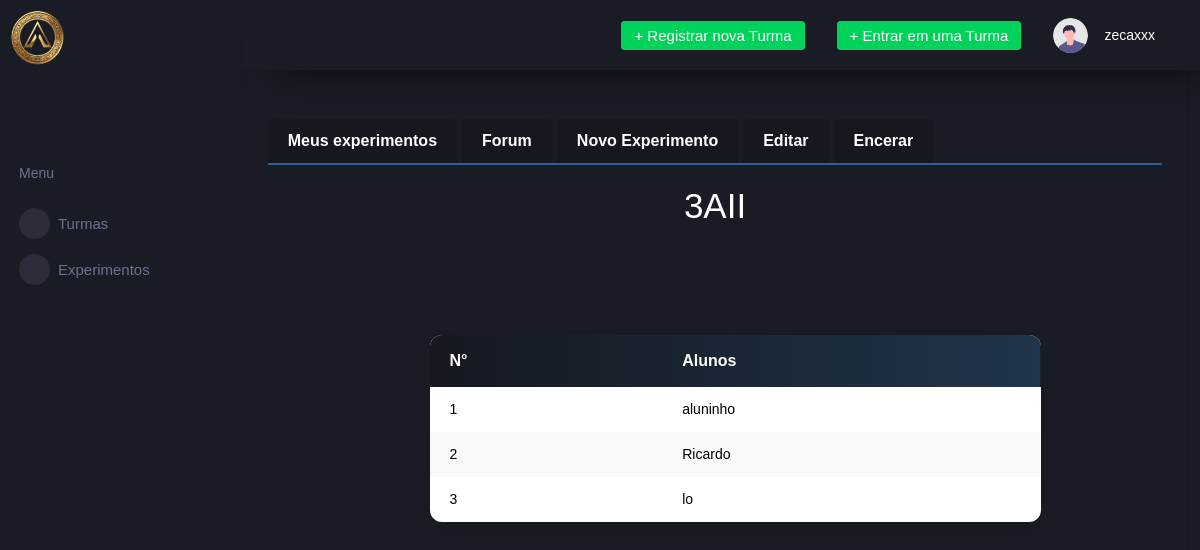
/turma/detail/2 (signed in), run on the app's committed database.
### turmas/models.py (models this page shows, shortened)
class Turma(models.Model):
    nome = models.CharField(max_length=100)
    codigo = models.CharField(max_length=10, blank=True, null=True, unique=True)
    matricula = models.ManyToManyField(Usuario, through='UsuarioTurma')

### usuario/models.py (models this page shows)
class Usuario(User):
    def __str__(self):
        return self.username

### turmas/views.py (the view)
# urls.py: path("detail/<int:turma_id>", views.detail, name='detalhes_turma'),
def detail(request, turma_id):
    turma = get_object_or_404(Turma, id=turma_id)
    usuario_turma = UsuarioTurma.objects.filter(usuario=request.user, turma=turma).first()
    usuarios = buscar_usuarios_grupo_em_turma(turma_id)
    return render(request, 'turtem/detail.html', {'turma': turma, 'usuario_turma': usuario_turma, 'usuarios': usuarios})

### turmas/views.py (called while the page is built)
def buscar_usuarios_grupo_em_turma(turma_id, grupo_nome='aluno'):
    grupo = Group.objects.get(name=grupo_nome)
    usuarios_no_grupo = Usuario.objects.filter(groups=grupo)
    usuarios_na_turma = usuarios_no_grupo.filter(usuarioturma__turma_id=turma_id).distinct()
    return usuarios_na_turma

### templates/turtem/detail.html (shortened to what this page needs)
{% extends "turtem/base.html" %}
{% load permission_tags %}
{% load static %}
{% block conteudo %}
<link rel="stylesheet" href="{% static 'meu_css/aba.css' %}">
<link rel="stylesheet" href="{% static 'meu_css/table.css' %}">
<div class="tabs-container">
    <ul class="tabs">
        <li class="tab-link active"><a href="/sistema/read/{{ turma.id }}">Meus experimentos</a>
        </li>
        <li class="tab-link" ><a href="/bate_papo/read/{{turma.id}}">Forum</a>
        </li>
        {% if user|has_role:'professor' %}
        <li class="tab-link" ><a href="/sistema/add/{{ usuario_turma.id }}">Novo Experimento</a>
        </li>
        <li class="tab-link" ><a href="/turma/update/{{ turma.id }}">Editar</a>
        </li>
        <li class="tab-link" ><a href="/turma/confdelete/{{ turma.id }}">Encerar</a>
        </li>
        {% endif %}
    </ul>
<h1 style="text-align: center;">{{ turma.nome }}</h1>
<ul>
    <div class="main-panel">
        <div class="table-container">
            <table class="student-table">
                <thead>
                    <tr>
                        <th style="color: white;">N°</th>
                        <th style="color: white;">Alunos</th>
                    </tr>
                </thead>
                <tbody>
                    {% if usuarios %}
                        {% for usuario in usuarios %}
                            <tr>
                                <td style="color: black;">{{ forloop.counter }}</td>
                                <td style="color: black;">{{ usuario.username }}</td>
                            </tr>
                        {% endfor %}
                    {% else %}
                        <tr>
                            <td colspan="2" style="color: black; text-align: center;">Nenhum aluno inscrito nesta turma.</td>
                        </tr>
                    {% endif %}
                </tbody>
            </table>
        </div>
    </div>
</ul>
{% endblock %}

### templates/turtem/_navbar.html (shortened to what this page needs)
{% load static %}
{% load permission_tags %}
{% block navbar %}
<nav class="navbar p-0 fixed-top d-flex flex-row">
  <div class="navbar-menu-wrapper flex-grow d-flex align-items-stretch">
    <button class="navbar-toggler navbar-toggler align-self-center" type="button" data-toggle="minimize">
      <span class="mdi mdi-menu"></span>
    </button>
    <ul class="navbar-nav w-100">
      {% if user|has_role:'professor'%}
    <ul class="navbar-nav navbar-nav-right">
      <li class="nav-item dropdown d-none d-lg-block">
        <a class="nav-link btn btn-success create-new-button" id="createbuttonDropdown" href="/turma/add">+ Registrar nova Turma</a>
      </li>
      <ul class="navbar-nav navbar-nav-right">
        <li class="nav-item dropdown d-none d-lg-block">
          <a class="nav-link btn btn-success create-new-button" id="createbuttonDropdown" href="/turma/entrar">+ Entrar em uma Turma</a>
        </li>
      {% else %}
      <ul class="navbar-nav navbar-nav-right">
        <li class="nav-item dropdown d-none d-lg-block">
          <a class="nav-link btn btn-success create-new-button" id="createbuttonDropdown" href="/turma/entrar">+ Entrar em uma Turma</a>
        </li>
      {% endif %}
      <li class="nav-item dropdown">
        <a class="nav-link" id="profileDropdown" href="#" data-toggle="dropdown">
          <div class="navbar-profile">
            <img class="img-xs rounded-circle" src="{% static 'img/undraw_profile.svg' %}" alt="">
            <p class="mb-0 d-none d-sm-block navbar-profile-name">{{user.username}}</p>
            <i class="mdi mdi-menu-down d-none d-sm-block"></i>
          </div>
        </a>
      </li>
    </ul>
  </div>
</nav>
{% endblock %}

### static/meu_css/aba.css (style rules this page uses)
.tabs-container { width: 100%; margin: 20px 0; }
.tabs { list-style-type: none; padding: 0; display: flex; border-bottom: 2px solid #2E5C99; margin-bottom: 20px; }
.tab-link { padding: 10px 20px; margin-right: 5px; cursor: pointer; background-color:#15181f; border-radius: 5px 5px 0 0; color: #ffffff; font-weight: bold; transition: background-color 0.3s ease; }
a { color: white; text-decoration: none; }

### static/meu_css/table.css (style rules this page uses)
.table-container { width: 75%; max-width: 1200px; margin: 30px auto; padding: 0 15px; }
.student-table { width: 100%; max-width: 1200px; border-collapse: collapse; background-color: #ffffff; border-radius: 12px; box-shadow: 0 8px 16px rgba(0, 0, 0, 0.1); overflow: hidden; margin: 0 auto; }
.student-table thead { background: linear-gradient(to right, #15181f, #20354b); color: white; }
.student-table th { padding: 14px 20px; text-align: left; font-size: 16px; border-bottom: none; vertical-align: middle; }
.student-table tbody tr { border-bottom: none; }
.student-table td { padding: 12px 20px; text-align: left; font-size: 14px; vertical-align: middle; }
.student-table tbody tr:nth-child(even) { background-color: #f9f9f9; }

### data on the page
Turma: nome "3AII"
Usuario: username "aluninho"
Usuario: username "Ricardo"
Usuario: username "lo"

### other printed values
{{ user.username }} "zecaxxx"
